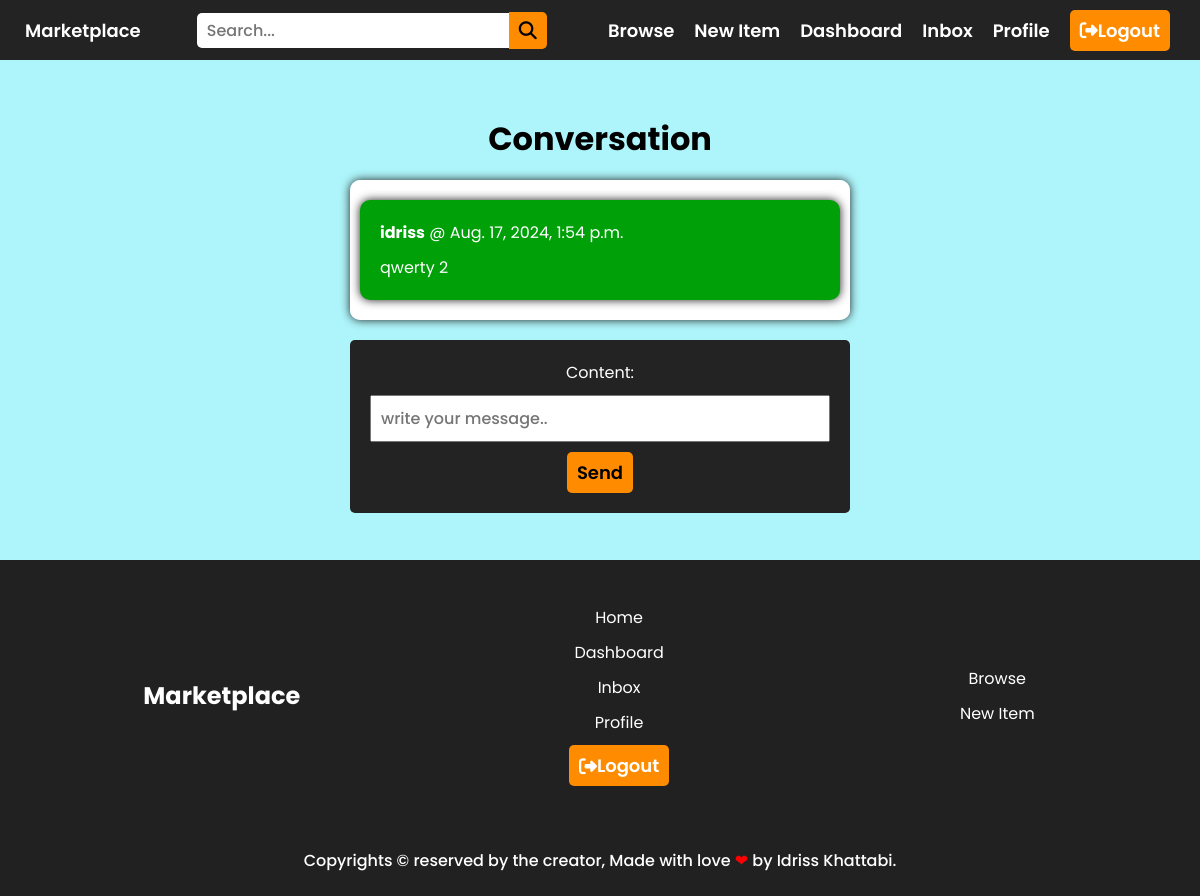
The app's page /inbox/12/ (signed in), older data.
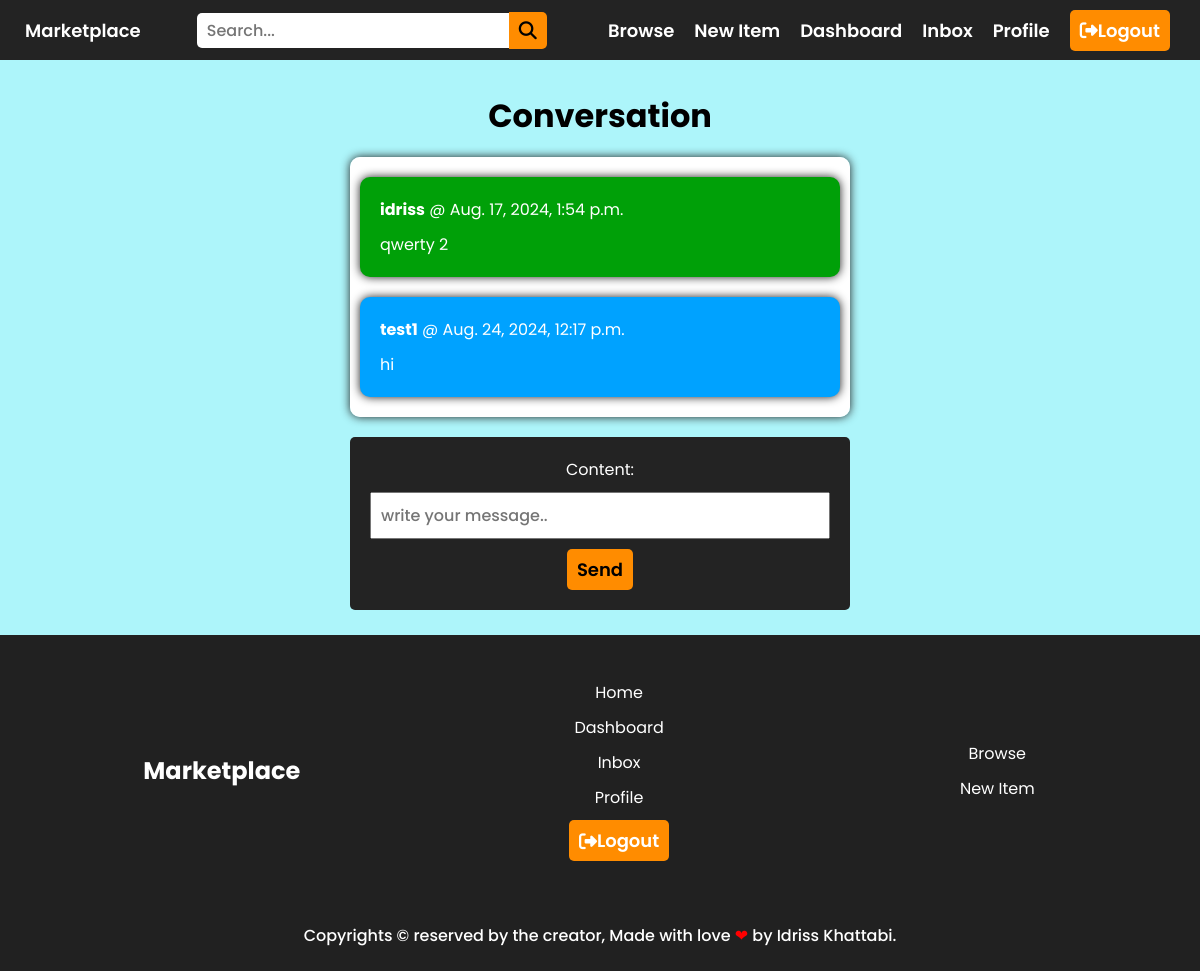
The same page, newer data.
### Conversation/models.py (models this page shows, shortened)
class ConversationMessage(models.Model):
    conversation = models.ForeignKey(Conversation, related_name='messages', on_delete=models.CASCADE)
    content = models.TextField()
    created_at = models.DateTimeField(auto_now_add=True)
    created_by = models.ForeignKey(User, related_name='created_messages', on_delete=models.CASCADE)

### Conversation/views.py (the view)
# urls.py: path('<int:pk>/', views.detail, name='detail'),
@login_required
def detail(request, pk):
    conversation = Conversation.objects.filter(members__in=[request.user.id]).get(pk=pk)
    print("pk :", pk)
    if request.method == 'POST':
        form = ConversationMessageForm(request.POST)
        if form.is_valid():
            conversation_message = form.save(commit=False)
            conversation_message.conversation = conversation
            conversation_message.created_by = request.user
            conversation_message.save()
            conversation.save()
    else:
        form = ConversationMessageForm()
    context = {
        'conversation': conversation,
        'form': form
    }
    return render(request, 'conversation/detail.html', context)

### Conversation/forms.py
class ConversationMessageForm(forms.ModelForm):
    class Meta:
        model = ConversationMessage
        fields = ('content',)

### templates/conversation/detail.html (shortened to what this page needs)
{% extends 'base.html' %}
{% load static %}
{% block links %}
<link rel="stylesheet" href="{% static 'css/form.css' %}">
<link rel="stylesheet" href="{% static 'css/conversation2.css' %}">
{% endblock links %}
{% block content %}
{% include 'header.html' %}
<main class="flex-ctr-clm">
    <div class="flex-ctr-clm container">
        <h1>Conversation</h1>
        <div class="conversation-container flex-clm-str">
            {% for message in conversation.messages.all %}
                <div class="conversation flex-str-clm {% if message.created_by == request.user %}owner{% else %}client{% endif %}">
                    <div class="flex-str-clm conversation-content">
                        <p><strong>{{ message.created_by.username }}</strong> @ {{ message.created_at }}</p>
                        <p>{{ message.content }}</p>
                    </div>
                </div>
            {% endfor %}
        </div>
        <form method="post" action="." class="flex-clm-str">
            <label for="id_content">Content:</label>
            <textarea name="content" rows="1" required id="id_content" placeholder="write your message.."></textarea>
            <button class="btn">Send</button>
        </form>
    </div>
</main>
{% include 'footer.html' %}
{% endblock content %}

Row changes from the older to the newer data that the page shows:
added ConversationMessage: created_by.username "test1", created_at "Aug. 24, 2024, 12:17 p.m.", content "hi"
